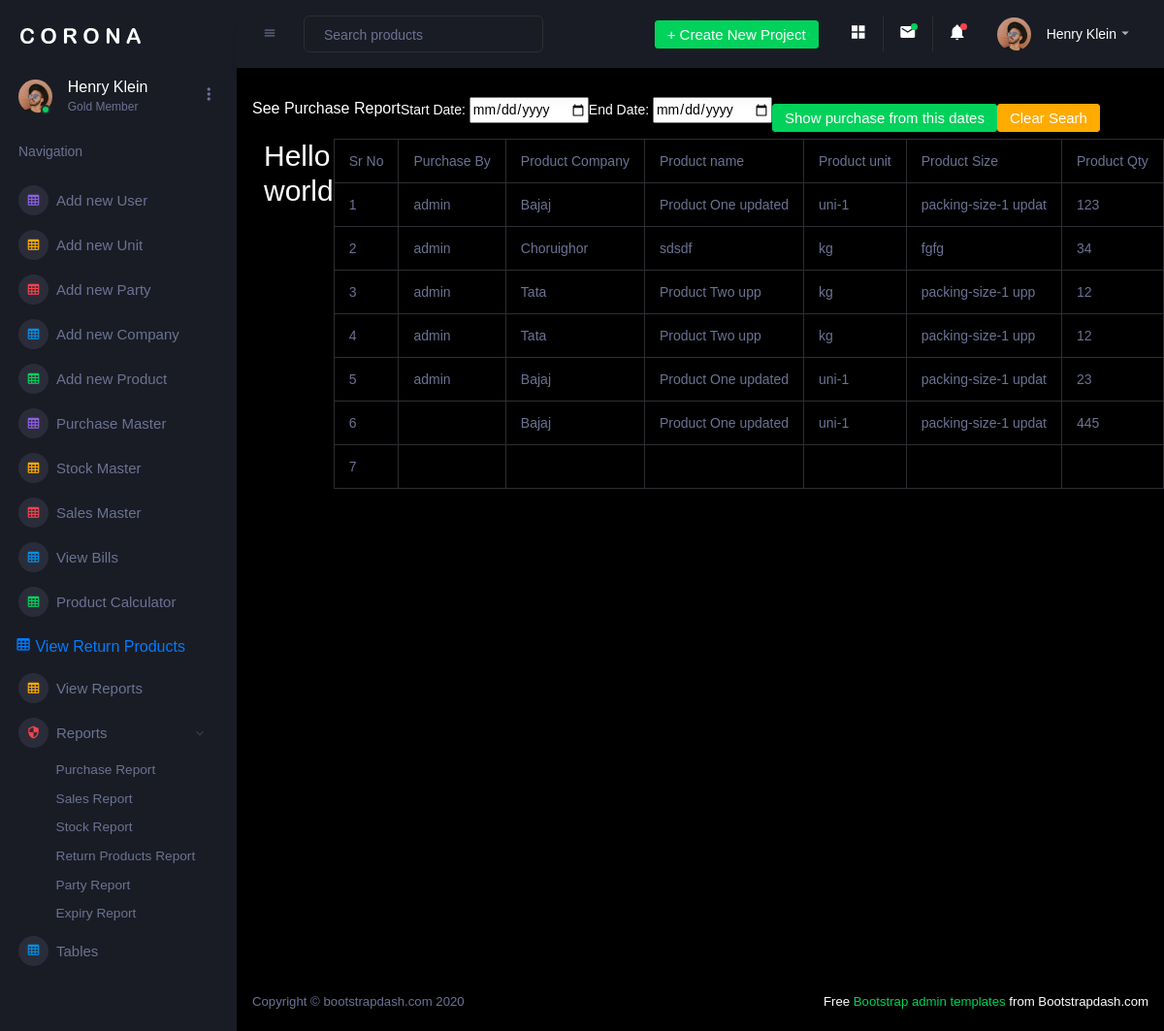
The app's page /admin/purchase_report.php (signed in) with its own data.
### tables this page shows
CREATE TABLE `purchase_master` (
  `id` int(5) NOT NULL,
  `company_name` varchar(100) NOT NULL,
  `product_name` varchar(100) NOT NULL,
  `unit` varchar(50) NOT NULL,
  `packing_size` varchar(20) NOT NULL,
  `quantity` varchar(10) NOT NULL,
  `price` varchar(10) NOT NULL,
  `party_name` varchar(100) NOT NULL,
  `purchase_type` varchar(100) NOT NULL,
  `expiry_date` date NOT NULL,
  `purchase_date` date DEFAULT NULL,
  `username` varchar(50) NOT NULL
);

### admin/purchase_report.php (the view, shortened to what this page needs)
<?php
include "header.php";
include "../user/connection.php";
?>
    <div class="main-panel">
        <div class="content-wrapper">
            <div class="row">
                See Purchase Report
                <form class="form-inline" name="form1"  action="purchase_report.php" method="post">
                  <p>Start Date: <input type="date" id="startdate" name="startdate"></p>
                  <p>End Date: <input type="date" id="enddate" name="enddate"></p>
                  <button type="submit" name="submit1" class="btn btn-success">Show purchase from this dates</button>
                  <button type="button" name="submit2" class="btn btn-warning" onclick="window.location.href=window.location.href" >  Clear Searh  </button>
                </form>
                <div class="col-12 grid-margin stretch-card">
                <h2>Hello world </h2>
                <?php
                  if(isset($_POST["submit1"])){   ?>
                      <table class="table table-bordered">
                          <thead>
                          <tr>
                              <th>Sr No</th>
                              <th> Purchase By </th>
                              <th> Product Company </th>
                              <th> Product name </th>
                              <th> Product unit </th>
                              <th> Product Size </th>
                              <th> Product Qty </th>
                              <th> Product price </th>
                              <th> Party Name </th>
                              <th> Purchase type </th>
                              <th> Purchase Date </th>
                              <th> Expiry Date </th>
                          </tr>
                          </thead>
                          <tbody>
                              <?php
                                $count=0;
                                $res=mysqli_query($link,"select * from purchase_master where(purchase_date>='$_POST[startdate]' && purchase_date<='$_POST[enddate]')");
                                while($row =mysqli_fetch_assoc($res)){
                                    $count=$count+1;
                                    echo "<tr>";
                                    echo "<td>";  echo $count ;    echo "</td>";
                                    echo "<td>";  echo $row["username"] ;    echo "</td>";
                                    echo "<td>";  echo $row["company_name"] ;    echo "</td>";
                                    echo "<td>";  echo $row["product_name"] ;    echo "</td>";
                                    echo "<td>";  echo $row["unit"] ;    echo "</td>";
                                    echo "<td>";  echo $row["packing_size"] ;   echo "</td>";
                                    echo "<td>";  echo $row["quantity"] ;   echo "</td>";
                                    echo "<td>";  echo $row["price"] ;    echo "</td>";
                                    echo "<td>";  echo $row["party_name"] ;    echo "</td>";
                                    echo "<td>";  echo $row["purchase_type"] ;    echo "</td>";
                                    echo "<td>";  echo $row["purchase_date"] ;    echo "</td>";
                                    echo "<td>";  echo $row["expiry_date"] ;    echo "</td>";
                                    echo "</tr>";
                                }
                             ?>
                          </tbody>
                      </table>
                <?php     }else{ ?>
                      <table class="table table-bordered">
                          <thead>
                          <tr>
                              <th>Sr No</th>
                              <th> Purchase By </th>
                              <th> Product Company </th>
                              <th> Product name </th>
                              <th> Product unit </th>
                              <th> Product Size </th>
                              <th> Product Qty </th>
                          </tr>
                          </thead>
                          <tbody>
                              <?php
                                $count=0;
                                $res=mysqli_query($link,"select * from purchase_master");
                                while($row =mysqli_fetch_assoc($res)){
                                    $count=$count+1;
                                    echo "<tr>";
                                    echo "<td>";  echo $count ;    echo "</td>";
                                    echo "<td>";  echo $row["username"] ;    echo "</td>";
                                    echo "<td>";  echo $row["company_name"] ;    echo "</td>";
                                    echo "<td>";  echo $row["product_name"] ;    echo "</td>";
                                    echo "<td>";  echo $row["unit"] ;    echo "</td>";
                                    echo "<td>";  echo $row["packing_size"] ;   echo "</td>";
                                    echo "<td>";  echo $row["quantity"] ;   echo "</td>";
                                    echo "</tr>";
                                }
                             ?>
                          </tbody>
                      </table>
              <?php    }
                ?>
                </div>
            </div>
        </div>
        <footer class="footer">
            <div class="d-sm-flex justify-content-center justify-content-sm-between">
                <span class="text-muted d-block text-center text-sm-left d-sm-inline-block">Copyright © bootstrapdash.com 2020</span>
                <span class="float-none float-sm-right d-block mt-1 mt-sm-0 text-center"> Free <a href="https://www.bootstrapdash.com/bootstrap-admin-template/" target="_blank">Bootstrap admin templates</a> from Bootstrapdash.com</span>
            </div>
        </footer>
    </div>

### records on screen
purchase_master: username "admin", company_name "Bajaj", product_name "Product One updated", unit "uni-1", packing_size "packing-size-1 updat", quantity "123"
purchase_master: username "admin", company_name "Choruighor", product_name "sdsdf", unit "kg", packing_size "fgfg", quantity "34"
purchase_master: username "admin", company_name "Tata", product_name "Product Two upp", unit "kg", packing_size "packing-size-1 upp", quantity "12"
purchase_master: username "admin", company_name "Tata", product_name "Product Two upp", unit "kg", packing_size "packing-size-1 upp", quantity "12"
purchase_master: username "admin", company_name "Bajaj", product_name "Product One updated", unit "uni-1", packing_size "packing-size-1 updat", quantity "23"
purchase_master: company_name "Bajaj", product_name "Product One updated", unit "uni-1", packing_size "packing-size-1 updat", quantity "445"
